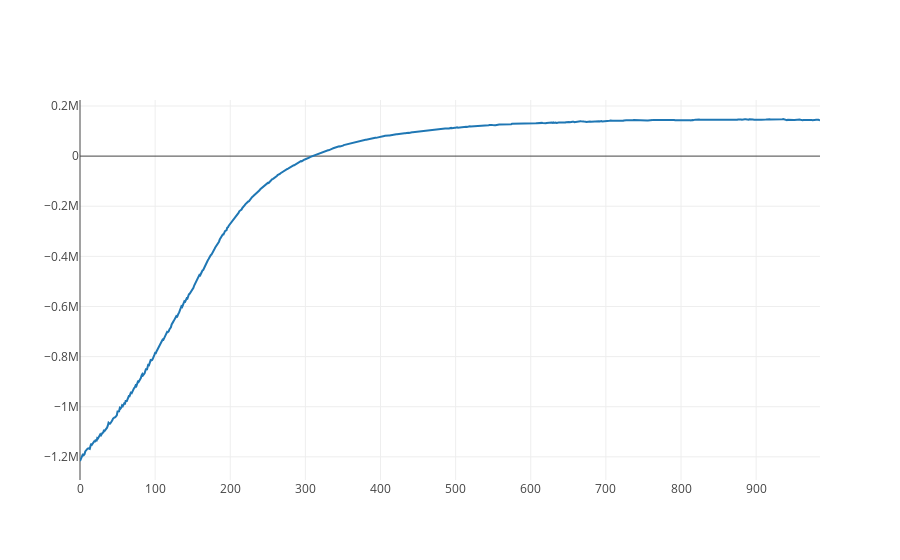

Notebook source saved alongside this figure:
### Markdown cell above
For SVI, we can look at the values of the variational objective, likelihood, and KL terms as a function of iteration.

### Code cell
iplot([go.Scatter(x = range(len(inf_svi.elbos)), y = inf_svi.elbos)])

### Figure 1 — Plotly figure (JSON) as saved in the notebook; plotly's stock layout.template omitted (floating-point values rounded to 4 significant figures; data arrays with more than 128 entries replaced by an {"elided": "..."} marker saying what was removed)
{"data": [{"type": "scatter", "x": {"elided": "986 int values"}, "y": {"elided": "986 float values"}}], "layout": {}}
